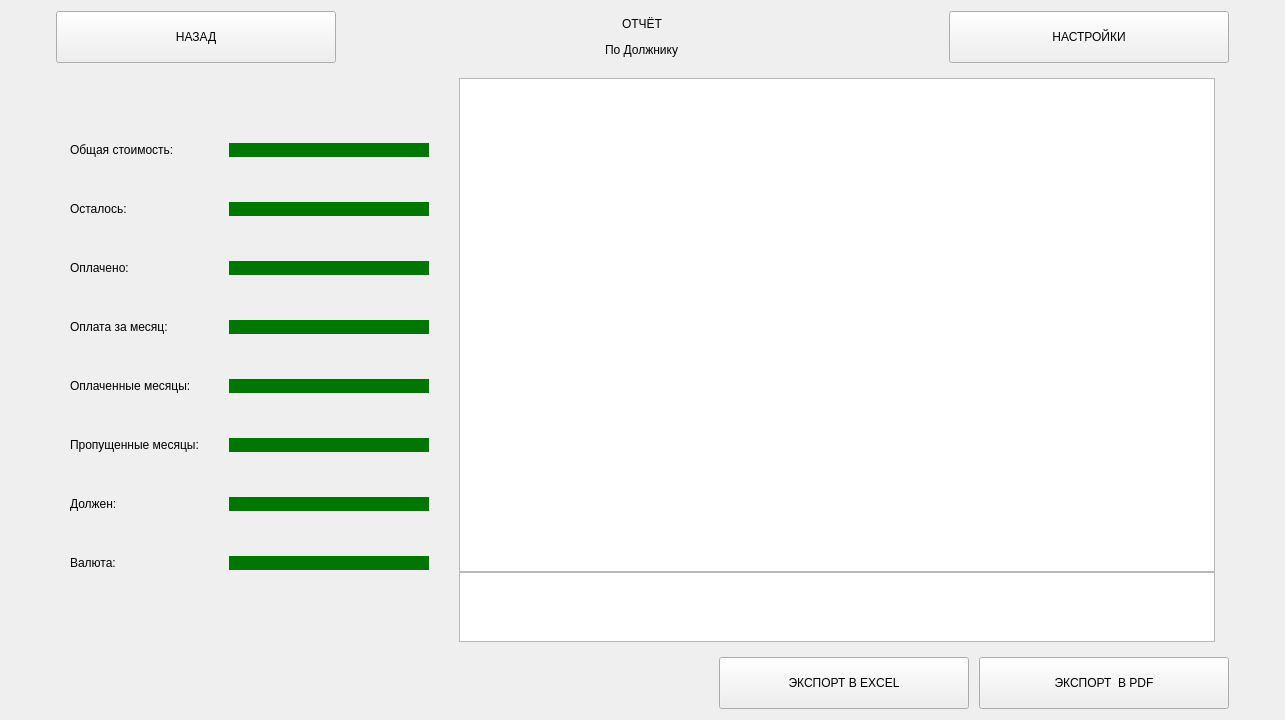
<?xml version="1.0" encoding="UTF-8"?>
<ui version="4.0">
 <class>ReportByDebtor</class>
 <widget class="QWidget" name="ReportByDebtor">
  <property name="geometry">
   <rect>
    <x>0</x>
    <y>0</y>
    <width>1285</width>
    <height>720</height>
   </rect>
  </property>
  <property name="windowTitle">
   <string>Form</string>
  </property>
  <layout class="QVBoxLayout" name="verticalLayout_4">
   <item>
    <layout class="QHBoxLayout" name="horizontalLayout_8">
     <property name="spacing">
      <number>7</number>
     </property>
     <property name="leftMargin">
      <number>45</number>
     </property>
     <property name="rightMargin">
      <number>45</number>
     </property>
     <item>
      <widget class="QPushButton" name="BackButton">
       <property name="minimumSize">
        <size>
         <width>0</width>
         <height>52</height>
        </size>
       </property>
       <property name="maximumSize">
        <size>
         <width>280</width>
         <height>16777215</height>
        </size>
       </property>
       <property name="text">
        <string>НАЗАД</string>
       </property>
      </widget>
     </item>
     <item>
      <layout class="QVBoxLayout" name="verticalLayout_2">
       <property name="spacing">
        <number>0</number>
       </property>
       <item alignment="Qt::AlignmentFlag::AlignHCenter">
        <widget class="QLabel" name="EcoTaxi">
         <property name="text">
          <string>ОТЧЁТ</string>
         </property>
        </widget>
       </item>
       <item alignment="Qt::AlignmentFlag::AlignHCenter">
        <widget class="QLabel" name="Header">
         <property name="text">
          <string>По Должнику</string>
         </property>
        </widget>
       </item>
      </layout>
     </item>
     <item>
      <widget class="QPushButton" name="SettingsButton">
       <property name="minimumSize">
        <size>
         <width>0</width>
         <height>52</height>
        </size>
       </property>
       <property name="maximumSize">
        <size>
         <width>280</width>
         <height>16777215</height>
        </size>
       </property>
       <property name="text">
        <string>НАСТРОЙКИ</string>
       </property>
      </widget>
     </item>
    </layout>
   </item>
   <item>
    <widget class="QWidget" name="widget" native="true">
     <property name="maximumSize">
      <size>
       <width>16777215</width>
       <height>800</height>
      </size>
     </property>
     <layout class="QVBoxLayout" name="verticalLayout_3">
      <item>
       <layout class="QHBoxLayout" name="horizontalLayout_10">
        <property name="spacing">
         <number>30</number>
        </property>
        <property name="leftMargin">
         <number>50</number>
        </property>
        <property name="rightMargin">
         <number>50</number>
        </property>
        <item>
         <layout class="QVBoxLayout" name="verticalLayout">
          <property name="topMargin">
           <number>50</number>
          </property>
          <property name="bottomMargin">
           <number>50</number>
          </property>
          <item>
           <layout class="QHBoxLayout" name="horizontalLayout_4">
            <item>
             <widget class="QLabel" name="allCostLabel">
              <property name="text">
               <string>Общая стоимость:</string>
              </property>
             </widget>
            </item>
            <item>
             <widget class="QPushButton" name="allCostButton">
              <property name="enabled">
               <bool>false</bool>
              </property>
              <property name="minimumSize">
               <size>
                <width>200</width>
                <height>0</height>
               </size>
              </property>
              <property name="maximumSize">
               <size>
                <width>16777215</width>
                <height>16777215</height>
               </size>
              </property>
              <property name="styleSheet">
               <string notr="true">border-radius:10px;
background-color:#007700;

</string>
              </property>
              <property name="text">
               <string/>
              </property>
             </widget>
            </item>
           </layout>
          </item>
          <item>
           <layout class="QHBoxLayout" name="horizontalLayout_5">
            <item>
             <widget class="QLabel" name="remainingLabel">
              <property name="text">
               <string>Осталось:</string>
              </property>
             </widget>
            </item>
            <item>
             <widget class="QPushButton" name="remainingButton">
              <property name="enabled">
               <bool>false</bool>
              </property>
              <property name="minimumSize">
               <size>
                <width>200</width>
                <height>0</height>
               </size>
              </property>
              <property name="maximumSize">
               <size>
                <width>16777215</width>
                <height>16777215</height>
               </size>
              </property>
              <property name="styleSheet">
               <string notr="true">border-radius:10px;
background-color:#007700;
</string>
              </property>
              <property name="text">
               <string/>
              </property>
             </widget>
            </item>
           </layout>
          </item>
          <item>
           <layout class="QHBoxLayout" name="horizontalLayout_7">
            <item>
             <widget class="QLabel" name="paidLabel">
              <property name="text">
               <string>Оплачено:</string>
              </property>
             </widget>
            </item>
            <item>
             <widget class="QPushButton" name="paidButton">
              <property name="enabled">
               <bool>false</bool>
              </property>
              <property name="minimumSize">
               <size>
                <width>200</width>
                <height>0</height>
               </size>
              </property>
              <property name="maximumSize">
               <size>
                <width>16777215</width>
                <height>16777215</height>
               </size>
              </property>
              <property name="styleSheet">
               <string notr="true">border-radius:10px;
background-color:#007700;
</string>
              </property>
              <property name="text">
               <string/>
              </property>
             </widget>
            </item>
           </layout>
          </item>
          <item>
           <layout class="QHBoxLayout" name="horizontalLayout_9">
            <item>
             <widget class="QLabel" name="monthlyLabel">
              <property name="text">
               <string>Оплата за месяц:</string>
              </property>
             </widget>
            </item>
            <item>
             <widget class="QPushButton" name="monthlyButton">
              <property name="enabled">
               <bool>false</bool>
              </property>
              <property name="minimumSize">
               <size>
                <width>200</width>
                <height>0</height>
               </size>
              </property>
              <property name="maximumSize">
               <size>
                <width>16777215</width>
                <height>16777215</height>
               </size>
              </property>
              <property name="styleSheet">
               <string notr="true">border-radius:10px;
background-color:#007700;
</string>
              </property>
              <property name="text">
               <string/>
              </property>
             </widget>
            </item>
           </layout>
          </item>
          <item>
           <layout class="QHBoxLayout" name="horizontalLayout_6">
            <item>
             <widget class="QLabel" name="paidMonthsLabel">
              <property name="text">
               <string>Оплаченные месяцы:</string>
              </property>
             </widget>
            </item>
            <item>
             <widget class="QPushButton" name="paidMonthsButton">
              <property name="enabled">
               <bool>false</bool>
              </property>
              <property name="minimumSize">
               <size>
                <width>200</width>
                <height>0</height>
               </size>
              </property>
              <property name="maximumSize">
               <size>
                <width>16777215</width>
                <height>16777215</height>
               </size>
              </property>
              <property name="styleSheet">
               <string notr="true">border-radius:10px;
background-color:#007700;
</string>
              </property>
              <property name="text">
               <string/>
              </property>
             </widget>
            </item>
           </layout>
          </item>
          <item>
           <layout class="QHBoxLayout" name="horizontalLayout_2">
            <item>
             <widget class="QLabel" name="missedMonthsLabel">
              <property name="text">
               <string>Пропущенные месяцы:</string>
              </property>
             </widget>
            </item>
            <item>
             <widget class="QPushButton" name="missedMonthsButton">
              <property name="enabled">
               <bool>false</bool>
              </property>
              <property name="minimumSize">
               <size>
                <width>200</width>
                <height>0</height>
               </size>
              </property>
              <property name="maximumSize">
               <size>
                <width>16777215</width>
                <height>16777215</height>
               </size>
              </property>
              <property name="styleSheet">
               <string notr="true">border-radius:10px;
background-color:#007700;
</string>
              </property>
              <property name="text">
               <string/>
              </property>
             </widget>
            </item>
           </layout>
          </item>
          <item>
           <layout class="QHBoxLayout" name="horizontalLayout_3">
            <item>
             <widget class="QLabel" name="arrearsLabel">
              <property name="text">
               <string>Должен:</string>
              </property>
             </widget>
            </item>
            <item>
             <widget class="QPushButton" name="arrearsButton">
              <property name="enabled">
               <bool>false</bool>
              </property>
              <property name="minimumSize">
               <size>
                <width>200</width>
                <height>0</height>
               </size>
              </property>
              <property name="maximumSize">
               <size>
                <width>16777215</width>
                <height>16777215</height>
               </size>
              </property>
              <property name="styleSheet">
               <string notr="true">border-radius:10px;
background-color:#007700;
</string>
              </property>
              <property name="text">
               <string/>
              </property>
             </widget>
            </item>
           </layout>
          </item>
          <item>
           <layout class="QHBoxLayout" name="horizontalLayout_12">
            <item>
             <widget class="QLabel" name="currencyLabel">
              <property name="text">
               <string>Валюта:</string>
              </property>
             </widget>
            </item>
            <item>
             <widget class="QPushButton" name="currencyButton">
              <property name="enabled">
               <bool>false</bool>
              </property>
              <property name="minimumSize">
               <size>
                <width>200</width>
                <height>0</height>
               </size>
              </property>
              <property name="maximumSize">
               <size>
                <width>16777215</width>
                <height>16777215</height>
               </size>
              </property>
              <property name="styleSheet">
               <string notr="true">border-radius:10px;
background-color:#007700;
</string>
              </property>
              <property name="text">
               <string/>
              </property>
             </widget>
            </item>
           </layout>
          </item>
         </layout>
        </item>
        <item>
         <layout class="QVBoxLayout" name="verticalLayout_6">
          <property name="spacing">
           <number>0</number>
          </property>
          <item>
           <widget class="QTableView" name="tableView">
            <property name="minimumSize">
             <size>
              <width>500</width>
              <height>0</height>
             </size>
            </property>
            <property name="maximumSize">
             <size>
              <width>16777215</width>
              <height>1200</height>
             </size>
            </property>
           </widget>
          </item>
          <item>
           <widget class="QTableView" name="bottomTable">
            <property name="maximumSize">
             <size>
              <width>16777215</width>
              <height>70</height>
             </size>
            </property>
           </widget>
          </item>
         </layout>
        </item>
       </layout>
      </item>
     </layout>
    </widget>
   </item>
   <item>
    <layout class="QHBoxLayout" name="horizontalLayout_11">
     <property name="spacing">
      <number>10</number>
     </property>
     <property name="leftMargin">
      <number>698</number>
     </property>
     <property name="rightMargin">
      <number>45</number>
     </property>
     <item>
      <spacer name="horizontalSpacer">
       <property name="orientation">
        <enum>Qt::Orientation::Horizontal</enum>
       </property>
       <property name="sizeHint" stdset="0">
        <size>
         <width>40</width>
         <height>20</height>
        </size>
       </property>
      </spacer>
     </item>
     <item>
      <widget class="QPushButton" name="ToEXCELButton">
       <property name="minimumSize">
        <size>
         <width>250</width>
         <height>52</height>
        </size>
       </property>
       <property name="text">
        <string>ЭКСПОРТ В EXCEL</string>
       </property>
      </widget>
     </item>
     <item>
      <widget class="QPushButton" name="ToPDFButton">
       <property name="minimumSize">
        <size>
         <width>250</width>
         <height>52</height>
        </size>
       </property>
       <property name="text">
        <string>ЭКСПОРТ  В PDF</string>
       </property>
      </widget>
     </item>
    </layout>
   </item>
  </layout>
 </widget>
 <resources/>
 <connections/>
</ui>
